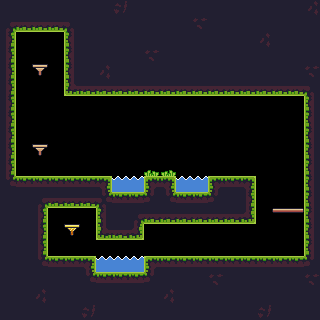

Below is a game level as drawn by its tile map, then a one-line description and the .tmx file that defines it, in full:
An orthogonal 20x20 tile map with 16x16 px tiles, 1 tile layer (Tile Layer 1) and 2 objects (ice, fire).

<map version="1.2" tiledversion="1.3.3" orientation="orthogonal" renderorder="right-down" width="20" height="20" tilewidth="16" tileheight="16" infinite="0" nextlayerid="4" nextobjectid="3">
 <tileset firstgid="1" source="tilesets/main_tileset.tsx" />
 <layer id="1" name="Tile Layer 1" width="20" height="20">
  <data encoding="csv">
17,17,17,17,17,17,17,50,17,17,17,17,17,17,17,17,17,17,17,48,
4,32,32,32,6,17,17,17,17,17,17,17,49,17,17,17,17,17,17,17,
18,0,0,0,16,17,17,17,17,17,17,17,17,17,17,17,48,17,17,17,
18,0,0,0,16,17,17,17,17,49,17,17,17,17,17,17,17,17,17,17,
18,0,41,0,16,17,48,17,17,17,17,17,17,17,17,17,17,17,17,49,
18,0,0,0,31,32,32,32,32,32,32,32,32,32,32,32,32,32,32,6,
18,0,0,0,0,0,0,0,0,0,0,0,0,0,0,0,0,0,0,16,
18,0,0,0,0,0,0,0,0,0,0,0,0,0,0,0,0,0,0,16,
18,0,0,0,0,0,0,0,0,0,0,0,0,0,0,0,0,0,0,16,
18,0,41,0,0,0,0,0,0,0,0,0,0,0,0,0,0,0,0,16,
18,0,0,0,0,0,0,0,0,22,23,0,0,0,0,0,0,0,0,16,
34,2,2,2,2,2,3,37,37,1,3,37,37,1,2,3,0,0,0,16,
17,17,4,32,32,32,46,2,2,36,34,2,2,36,17,18,0,0,0,16,
17,17,18,0,0,0,16,17,4,32,32,32,32,32,32,33,0,43,45,16,
17,17,18,0,42,0,31,32,33,0,0,0,0,0,0,0,0,0,0,16,
17,17,18,0,0,0,0,0,0,0,0,0,0,0,0,0,0,0,0,16,
17,17,34,2,2,3,37,37,37,1,2,2,2,2,2,2,2,2,2,36,
17,17,17,17,17,34,2,2,2,36,17,17,17,49,17,17,17,17,17,49,
17,17,48,17,17,17,17,17,17,17,48,17,17,17,17,17,17,17,17,17,
17,17,17,17,17,50,17,17,17,17,17,17,17,17,17,17,50,17,17,17
</data>
 </layer>
 <objectgroup id="2" name="Object Layer 1">
  <object id="1" name="ice" x="32" y="48" width="16" height="16">
   <properties>
    <property name="sleep" type="bool" value="true" />
   </properties>
  </object>
  <object id="2" name="fire" x="272" y="240" width="16" height="16">
   <properties>
    <property name="sleep" type="bool" value="false" />
   </properties>
  </object>
 </objectgroup>
</map>
